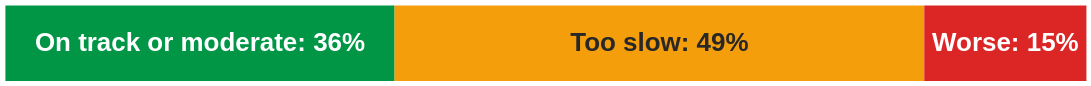

Specify this chart in Vega-Lite:
### Vega-Lite specification from a JSON file in a GitHub repository (floating-point values rounded to 4 significant figures)
{"$schema": "https://vega.github.io/schema/vega-lite/v5.json", "width": 1000, "height": 70, "data": {"values": [{"k": "On track or moderate", "v": 36, "c": "#019546", "tc": "#ffffff", "o": 0, "t": "On track or moderate: 36%"}, {"k": "Too slow", "v": 49, "c": "#f59e0b", "tc": "#282828", "o": 1, "t": "Too slow: 49%"}, {"k": "Going backwards", "v": 15, "c": "#dc2626", "tc": "#ffffff", "o": 2, "t": "Worse: 15%"}]}, "layer": [{"mark": {"type": "bar", "height": 70}, "encoding": {"x": {"field": "v", "type": "quantitative", "stack": "zero", "axis": null}, "order": {"field": "o"}, "color": {"field": "c", "type": "nominal", "scale": null}}}, {"mark": {"type": "text", "fontSize": 24, "fontWeight": "bold"}, "encoding": {"x": {"field": "v", "type": "quantitative", "stack": "zero", "bandPosition": 0.5}, "order": {"field": "o"}, "text": {"field": "t"}, "color": {"field": "tc", "type": "nominal", "scale": null}}}], "config": {"font": "Tahoma, Verdana, sans-serif", "axis": {"labelFontSize": 22, "titleFontSize": 20}, "view": {"stroke": null}, "legend": {"disable": true}}}
